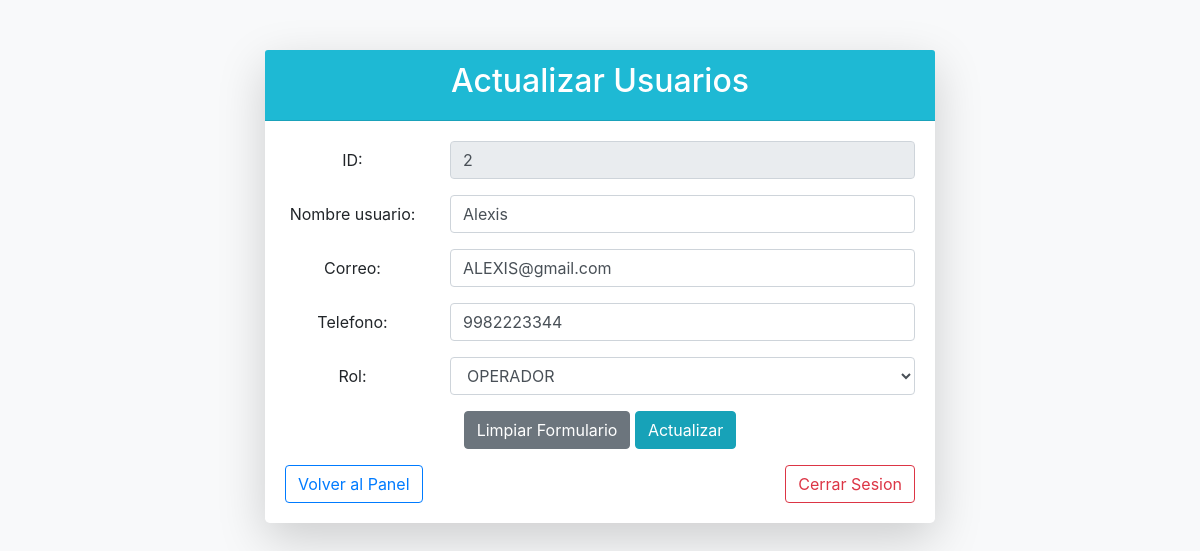
/EditarUsuario.php?ID_USUARIO=2, run on the app's committed database.
### tables this page shows
CREATE TABLE USUARIO_ROL (
ID_USUARIO INT,
ID_ROL INT,
PRIMARY KEY (ID_USUARIO, ID_ROL),
FOREIGN KEY (ID_USUARIO) REFERENCES USUARIOS(ID_USUARIO) ON DELETE CASCADE,
FOREIGN KEY (ID_ROL) REFERENCES ROLES(ID_ROL) ON DELETE CASCADE
);

CREATE TABLE USUARIOS (
ID_USUARIO INT AUTO_INCREMENT PRIMARY KEY,
NOMBRE_USUARIO VARCHAR(200) NOT NULL,
CORREO VARCHAR(200) NOT NULL UNIQUE,
PASSWORD_USER VARCHAR(200) NOT NULL,
TELEFONO VARCHAR(20),
DIA_CREACION DATETIME,
DIA_MODIFICACION DATETIME
);

CREATE TABLE ROLES (
ID_ROL INT AUTO_INCREMENT PRIMARY KEY,
ROL VARCHAR(100) NOT NULL
);

### EditarUsuario.php (the view, shortened to what this page needs)
<?php
require "ConexionBD.php";
$nombre= "";
$correo = "";
$telefono = "";
$id_usuario = "";
$rol = "";
if(isset($_GET['ID_USUARIO'])){
    $id_usuario = $_GET['ID_USUARIO'];
}
if(!empty($id_usuario)){
    $stmt = $mysqli->prepare("
        SELECT U.NOMBRE_USUARIO, U.CORREO, U.TELEFONO, UR.ID_ROL
        FROM USUARIOS U
        LEFT JOIN usuario_rol UR ON U.ID_USUARIO = UR.ID_USUARIO
        WHERE U.ID_USUARIO = ?
    ");
    $stmt->bind_param("i", $id_usuario);
    $stmt->execute();
    $result = $stmt->get_result();
    if($user = $result->fetch_assoc()){
        $nombre = $user['NOMBRE_USUARIO'];
        $correo = $user['CORREO'];
        $telefono = $user['TELEFONO'];
        $rol = $user['ID_ROL'];
    }
}
$roles = $mysqli->query("SELECT ID_ROL, ROL FROM ROLES");
?>
<html lang="en">
<head>
    <link rel="stylesheet" href="https://cdn.jsdelivr.net/npm/bootstrap@4.6.2/dist/css/bootstrap.min.css">
</head>
<body>
    <div class="container register-container">
    <div class="card shadow-lg border-0 rounded-lg bg-white">
    <div class="card-header card-header-custom rounded-top-lg">
            <h2>Actualizar Usuarios</h2>
    </div>
    <div class="card-body">
        <form  action="" method="POST" class=" text-center  ">
             <div class="form-group row">
                    <label class="col-sm-3 col-form-label"  for="id" > ID: </label>
                    <div class="col-sm-9">
                        <input type="text" class="form-control" id="id" placeholder="Escribe el id" maxlength="100" name="ID_USUARIO" value="<?php echo $id_usuario;?>" readonly  required>
                    </div>
              </div>
                <div class="form-group row"  >
                    <label class="col-sm-3 col-form-label"  for="nombre"> Nombre usuario: </label>
                    <div class="col-sm-9">
                        <input type="text" class="form-control" id="nombre" placeholder="Escribe el nombre del Usuario" maxlength="300" name="NOMBRE_USUARIO" value="<?php echo $nombre;?>"  required>
                    </div>
                </div>
                <div class="form-group row">
                    <label  class="col-sm-3 col-form-label" for="cantidad"> Correo: </label>
                    <div class="col-sm-9">
                     <input type="text" class="form-control" id="cantidad" placeholder="Escribe la cantidad" maxlength="100" name="CORREO" value="<?php echo $correo;?>" required>
                    </div>
                </div>
                 <div class="form-group row">
                    <label  class="col-sm-3 col-form-label" for="precio"> Telefono: </label>
                    <div class="col-sm-9">
                     <input type="text" class="form-control" id="precio" placeholder="Escribe la cantidad" maxlength="100" name="TELEFONO" value="<?php echo $telefono;?>" required>
                    </div>
                </div>
                <div class="form-group row">
                    <label  class="col-sm-3 col-form-label"> Rol: </label>
                    <div class="col-sm-9">
                    <select  class="form-control" name="ID_ROL" required>
                           <?php while($row = $roles ->fetch_assoc()){ ?>
                          <option value="<?php echo $row['ID_ROL'];?>"
                            <?php if($row['ID_ROL'] == $rol) echo "selected"; ?>>
                            <?php echo $row['ROL'];?>
                          </option>
                          <?php } ?>
                    </select>
                    </div>
                </div>
                <div class="text-center form-group row mx-auto">
                    <div class="col-sm-12 text-center">
                    <button type="reset" class="btn btn-secondary">Limpiar Formulario</button>
                    <button type="submit" class="btn btn-info"  onclick="return confirm('¿Desea actualizar este usuario?');">Actualizar</button>
                    </div>
                </div>
            </form>
            <div class="d-flex justify-content-between">
                <a href="" class="btn btn-outline-primary">Volver al Panel</a>
                <a href="" class="btn btn-outline-danger">Cerrar Sesion</a>
            </div>
        </div>
    </div>
</div>
</body>
</html>

### EditarUsuario.php (style rules this page uses)
body { background-color: #f8f9fa; }
.register-container { margin-top: 50px; max-width: 700px; margin-left: auto; margin-right: auto; }
.card-header-custom { background-color: #1eb9d4ff; color: white; font-size: 1.5rem; text-align: center; }

### data on the page
usuario_rol: NOMBRE_USUARIO "Alexis", CORREO "ALEXIS@gmail.com", TELEFONO "9982223344", ID_ROL "OPERADOR"
